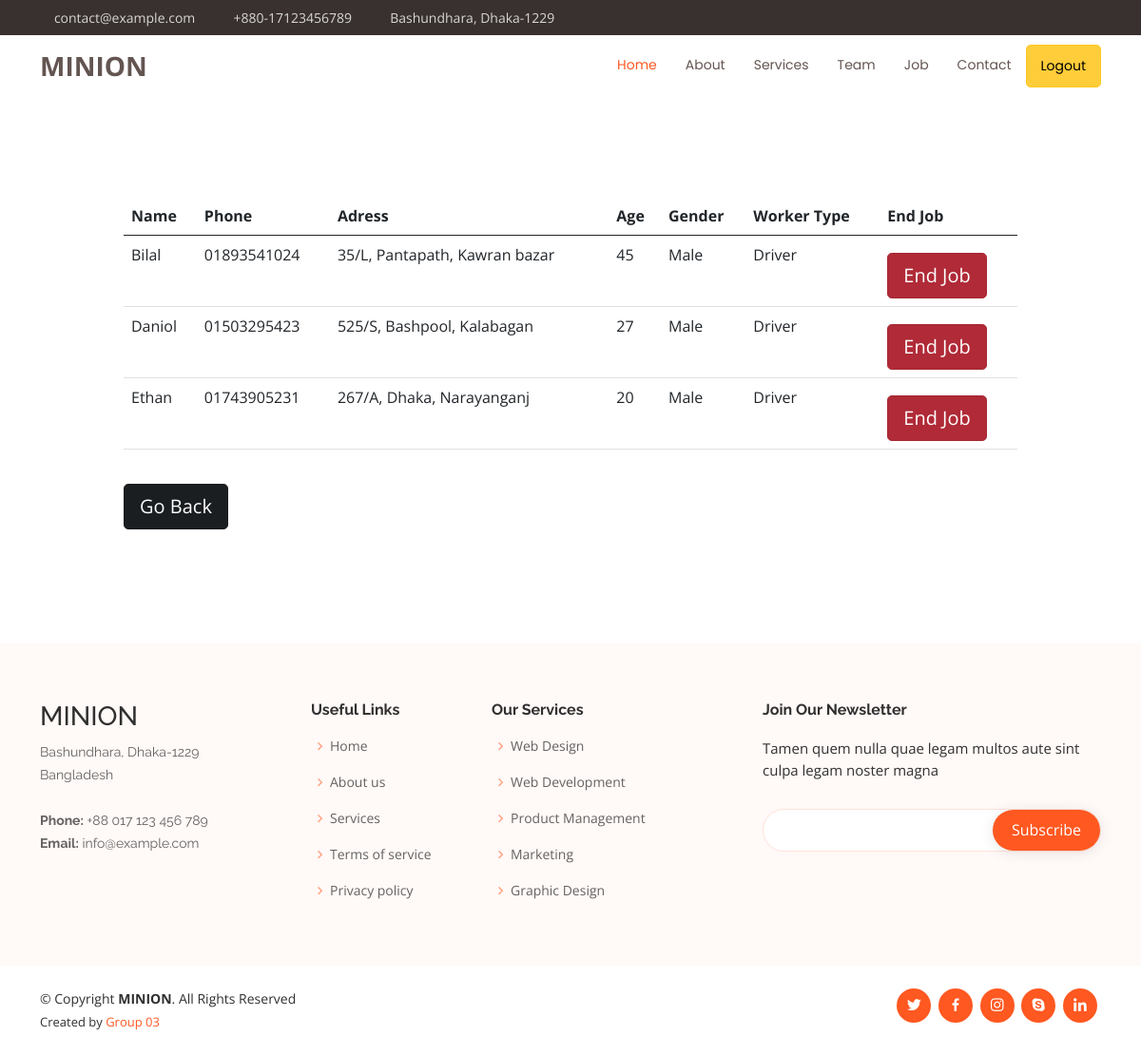
Screenshot of /myworkers.php (signed in) with the database file from the repository.
### tables this page shows
CREATE TABLE `contract` (
  `userid` varchar(10) NOT NULL,
  `workerid` varchar(10) NOT NULL
);

CREATE TABLE `worker` (
  `workerid` varchar(10) NOT NULL,
  `workername` varchar(255) NOT NULL,
  `workerpassword` varchar(10) NOT NULL,
  `workerphone` varchar(11) NOT NULL,
  `workeradress` varchar(255) NOT NULL,
  `workerage` int(10) NOT NULL,
  `workergender` int(1) NOT NULL,
  `wtype` int(1) NOT NULL,
  `minimumwage` int(10) NOT NULL,
  `active` int(1) NOT NULL
);

### myworkers.php (the view, shortened to what this page needs)
<?php
if (isset($_SESSION['userid'])) {
  $userid = $_SESSION['userid'];
?>
  <!DOCTYPE html>
  <html lang="en">
  <head>
    <link href="assets/vendor/bootstrap/css/bootstrap.min.css" rel="stylesheet" />
    <link href="assets/vendor/icofont/icofont.min.css" rel="stylesheet" />
    <link href="assets/vendor/boxicons/css/boxicons.min.css" rel="stylesheet" />
    <link href="assets/vendor/venobox/venobox.css" rel="stylesheet" />
    <link href="assets/vendor/owl.carousel/assets/owl.carousel.min.css" rel="stylesheet" />
    <link href="assets/vendor/aos/aos.css" rel="stylesheet" />
    <link href="assets/css/style.css" rel="stylesheet" />
  </head>
  <body>
    <section id="topbar" class="d-none d-lg-block">
      <div class="container d-flex justify-content-between">
        <div class="contact-info">
          <ul>
            <li>
              <i class="icofont-envelope"></i><a href="mailto:contact@example.com">contact@example.com</a>
            </li>
            <li><i class="icofont-phone"></i> +880-17123456789</li>
            <li><i class="icofont-address-book"></i> Bashundhara, Dhaka-1229</li>
          </ul>
        </div>
      </div>
    </section>
    <header id="header">
      <div class="container d-flex justify-content-between">
        <div class="logo">
          <h1 class="text-light">
            <a href="index.php"><span>MINION</span></a>
          </h1>
        </div>
        <nav class="nav-menu d-none d-lg-block">
          <ul>
            <li class="active"><a href="index.php">Home</a></li>
            <li><a href="#about">About</a></li>
            <li><a href="#services">Services</a></li>
            <li><a href="#team">Team</a></li>
            <li><a href="#job">Job</a></li>
            <li><a href="#contact">Contact</a></li>
            <li><a href="processlogout.php?logout" class="btn btn-warning btn-lg active" role="button" aria-pressed="true">Logout</a></li>
          </ul>
      </div>
    </header>
    <div class="container" style="padding: 100px;">
      <?php
      $servername = "localhost";
      $username = "root";
      $password = "";
      $dbname = "workerreview";
      $conn = new mysqli($servername, $username, $password, $dbname);
      $sql = "SELECT * FROM `contract`, worker WHERE userid='$userid' and contract.workerid = worker.workerid";
      $result = mysqli_query($conn, $sql) or die(mysqli_erro($mysqli));
      ?>
      <div class="rpw justify-content-center">
        <table class="table">
          <thead class="thead-dark">
            <tr>
              <th>Name</th>
              <th>Phone</th>
              <th>Adress</th>
              <th>Age</th>
              <th>Gender</th>
              <th>Worker Type</th>
              <th>End Job</th>
            </tr>
          </thead>
          <?php
          while ($row = $result->fetch_assoc()) : ?>
            <tr>
              <form action="" method="POST" role="form">
                <td><?php echo $row['workername']; ?></td>
                <td><?php echo $row['workerphone']; ?></td>
                <td><?php echo $row['workeradress']; ?></td>
                <td><?php echo $row['workerage']; ?></td>
                <td><?php
                    if ($row['workergender'] == 1) {
                      echo "Male";
                    } else {
                      echo "Female";
                    }
                    ?></td>
                <td><?php
                    if ($row['wtype'] == 1) {
                      echo "Driver";
                    } else {
                      echo "Maid";
                    }
                    ?></td>
                <td>
                  <button type="submit" class="btn btn-danger btn-lg active" role="button" style="margin-top:10px" name=" endjobbtn" value="<?php echo $row['workerid']; ?>">End Job</button>
                </td>
              </form>
            </tr>
          <?php endwhile; ?>
        </table>
        <a href="user.php" class="btn btn-dark btn-lg active" role="button" style="margin:20px 0px;" aria-pressed="true">Go Back</a>
      </div>
    </div>
    <footer id="footer">
      <div class="footer-top">
        <div class="container">
          <div class="row">
            <div class="col-lg-3 col-md-6 footer-contact">
              <h3>MINION</h3>
              <p>
                Bashundhara, Dhaka-1229<br />
                Bangladesh <br /><br />
                <strong>Phone:</strong> +88 017 123 456 789<br />
                <strong>Email:</strong> info@example.com<br />
              </p>
            </div>
            <div class="col-lg-2 col-md-6 footer-links">
              <h4>Useful Links</h4>
              <ul>
                <li>
                  <i class="bx bx-chevron-right"></i> <a href="#">Home</a>
                </li>
                <li>
                  <i class="bx bx-chevron-right"></i> <a href="#">About us</a>
                </li>
                <li>
                  <i class="bx bx-chevron-right"></i> <a href="#">Services</a>
                </li>
                <li>
                  <i class="bx bx-chevron-right"></i>
                  <a href="#">Terms of service</a>
                </li>
                <li>
                  <i class="bx bx-chevron-right"></i>
                  <a href="#">Privacy policy</a>
                </li>
              </ul>
            </div>
            <div class="col-lg-3 col-md-6 footer-links">
              <h4>Our Services</h4>
              <ul>
                <li>
                  <i class="bx bx-chevron-right"></i> <a href="#">Web Design</a>
                </li>
                <li>
                  <i class="bx bx-chevron-right"></i>
                  <a href="#">Web Development</a>
                </li>
                <li>
                  <i class="bx bx-chevron-right"></i>
                  <a href="#">Product Management</a>
                </li>
                <li>
                  <i class="bx bx-chevron-right"></i> <a href="#">Marketing</a>
                </li>
                <li>
                  <i class="bx bx-chevron-right"></i>
                  <a href="#">Graphic Design</a>
                </li>
              </ul>
            </div>
            <div class="col-lg-4 col-md-6 footer-newsletter">
              <h4>Join Our Newsletter</h4>
              <p>
                Tamen quem nulla quae legam multos aute sint culpa legam noster
                magna
              </p>
              <form action="" method="post">
                <input type="email" name="email" /><input type="submit" value="Subscribe" />
              </form>
            </div>
          </div>
        </div>
      </div>
      <div class="container d-lg-flex py-4">
        <div class="me-lg-auto text-center text-lg-start">
          <div class="copyright">
            &copy; Copyright <strong><span>MINION</span></strong>. All Rights Reserved
          </div>
          <div class="credits">
            Created by <a href="#">Group 03</a>
          </div>
        </div>
        <div class="social-links text-center text-lg-right pt-3 pt-lg-0">
          <a href="#" class="twitter"><i class="bx bxl-twitter"></i></a>
          <a href="#" class="facebook"><i class="bx bxl-facebook"></i></a>
          <a href="#" class="instagram"><i class="bx bxl-instagram"></i></a>
          <a href="#" class="google-plus"><i class="bx bxl-skype"></i></a>
          <a href="#" class="linkedin"><i class="bx bxl-linkedin"></i></a>
        </div>
      </div>
    </footer>
  </body>
  </html>
<?php } ?>

### assets/css/style.css (style rules this page uses)
body { font-family: "Open Sans", sans-serif; color: #313030; }
a { color: #ff5821; text-decoration: none; }
h1, h2, h3, h4, h5, h6 { font-family: "Raleway", sans-serif; }
@media (prefers-reduced-motion: no-preference) { :root { scroll-behavior: auto; } }
#topbar { background: #39312f; font-size: 14px; padding: 0; color: rgba(255, 255, 255, 0.8); }
#topbar .contact-info ul { padding: 0; margin: 0; list-style: none; }
#topbar .contact-info li { display: inline-block; padding: 8px 0; }
#topbar .contact-info li + li { margin-left: 18px; }
#topbar .contact-info a { color: rgba(255, 255, 255, 0.8); transition: 0.3s; }
#topbar .contact-info i { color: #ff5821; padding-right: 4px; }
#header { height: 70px; transition: all 0.5s; z-index: 997; transition: all 0.5s; padding: 10px 0; background: #fff; }
#header .logo h1 { font-size: 28px; margin: 0; padding: 8px 0; line-height: 1; font-weight: 700; font-family: "Open Sans", sans-serif; }
#header .logo h1 a, #header .logo h1 a:hover { color: #635551; text-decoration: none; }
.nav-menu, .nav-menu * { margin: 0; padding: 0; list-style: none; }
.nav-menu > ul > li { position: relative; white-space: nowrap; float: left; }
.nav-menu a { display: block; position: relative; color: #635551; padding: 11px 15px; transition: 0.3s; font-size: 14px; font-family: "Poppins", sans-serif; }
.nav-menu a:hover, .nav-menu .active > a, .nav-menu li:hover > a { color: #ff5821; text-decoration: none; }
.mobile-nav { position: fixed; top: 55px; right: 15px; bottom: 15px; left: 15px; z-index: 9999; overflow-y: auto; background: #fff; transition: ease-in-out 0.2s; opacity: 0; visibility: hidden; border-radius: 10px; padding: 10px 0; }
.mobile-nav * { margin: 0; padding: 0; list-style: none; }
.mobile-nav a { display: block; position: relative; color: #473d3a; padding: 10px 20px; font-weight: 500; outline: none; }
.mobile-nav a:hover, .mobile-nav .active > a, .mobile-nav li:hover > a { color: #ff5821; text-decoration: none; }
section { padding: 60px 0; overflow: hidden; }
#footer { color: #313030; font-size: 14px; background: #fff; }
#footer .footer-top { padding: 60px 0 30px 0; background: #fff9f7; }
#footer .footer-top .footer-contact { margin-bottom: 30px; }
#footer .footer-top .footer-contact p { font-size: 14px; line-height: 24px; margin-bottom: 0; font-family: "Raleway", sans-serif; color: #656262; }
#footer .footer-top h4 { font-size: 16px; font-weight: bold; color: #313030; position: relative; padding-bottom: 12px; }
#footer .footer-top .footer-links { margin-bottom: 30px; }
#footer .footer-top .footer-links ul { list-style: none; padding: 0; margin: 0; }
#footer .footer-top .footer-links ul i { padding-right: 2px; color: #ffa587; font-size: 18px; line-height: 1; }
#footer .footer-top .footer-links ul li { padding: 10px 0; display: flex; align-items: center; }
#footer .footer-top .footer-links ul li:first-child { padding-top: 0; }
#footer .footer-top .footer-links ul a { color: #656262; transition: 0.3s; display: inline-block; line-height: 1; }
#footer .footer-newsletter { font-size: 15px; }
#footer .footer-newsletter h4 { font-size: 16px; font-weight: bold; color: #313030; position: relative; padding-bottom: 12px; }
#footer .footer-newsletter form { margin-top: 30px; background: #fff; padding: 6px 10px; position: relative; border-radius: 50px; text-align: left; border: 1px solid #ffe2d9; }
#footer .footer-newsletter form input[type="email"] { border: 0; padding: 4px 8px; width: calc(100% - 100px); }
#footer .footer-newsletter form input[type="submit"] { position: absolute; top: 0; right: 0; bottom: 0; border: 0; background: none; font-size: 16px; padding: 0 20px; background: #ff5821; color: #fff; transition: 0.3s; border-radius: 50px; box-shadow: 0px 2px 15px rgba(0, 0, 0, 0.1); }
#footer .credits { padding-top: 5px; font-size: 13px; color: #313030; }
#footer .social-links a { font-size: 18px; display: inline-block; background: #ff5821; color: #fff; line-height: 1; padding: 8px 0; margin-right: 4px; border-radius: 50%; text-align: center; width: 36px; height: 36px; transition: 0.3s; }

### rows the page displays
contract: workerid.workername "Bilal", workerid.workerphone "01893541024", workerid.workeradress "35/L, Pantapath, Kawran bazar", workerid.workerage "45"
contract: workerid.workername "Daniol", workerid.workerphone "01503295423", workerid.workeradress "525/S, Bashpool, Kalabagan", workerid.workerage "27"
contract: workerid.workername "Ethan", workerid.workerphone "01743905231", workerid.workeradress "267/A, Dhaka, Narayanganj", workerid.workerage "20"
